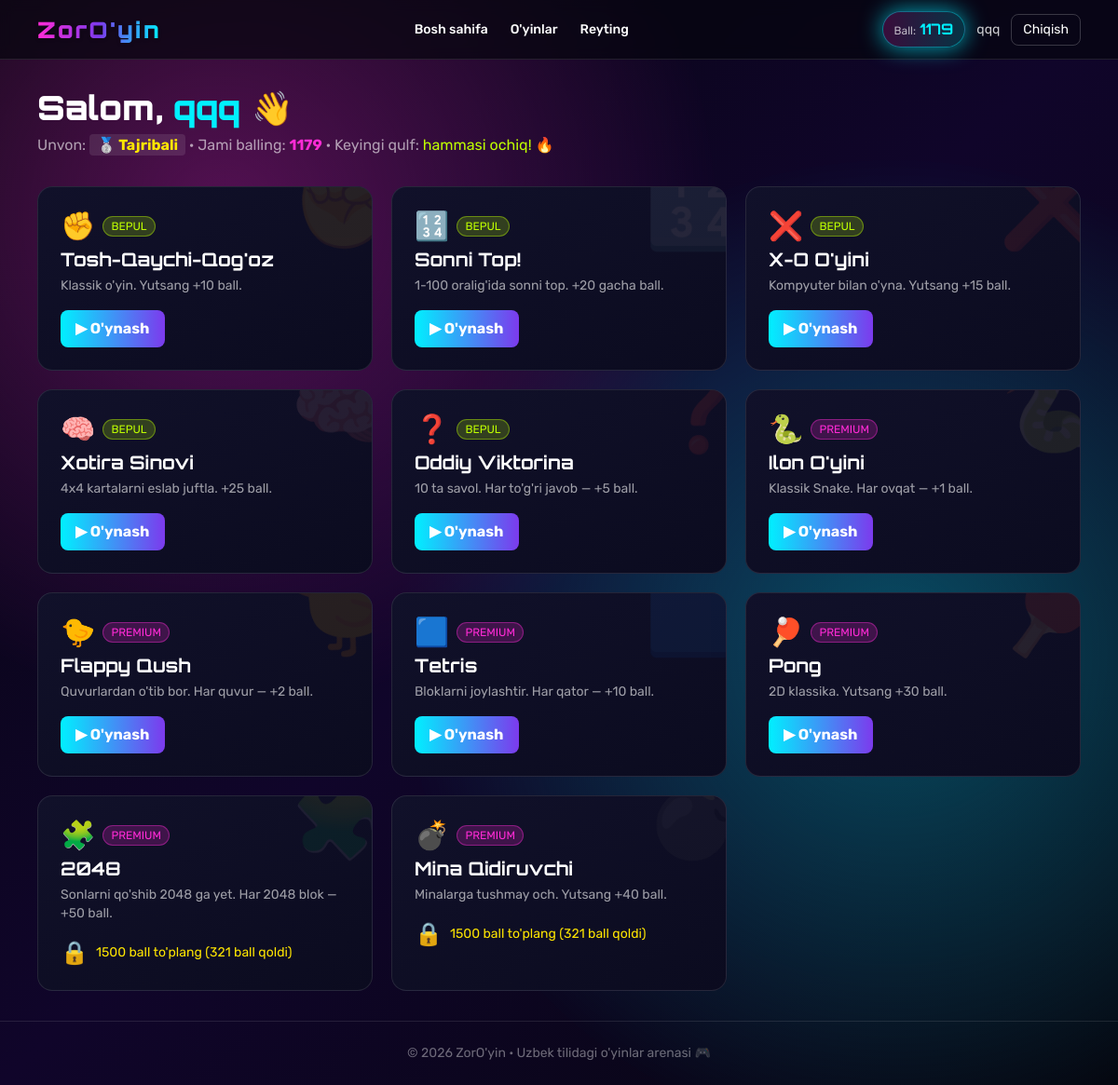
The app's page /dashboard (signed in) with its own data.
### app/models.py (models this page shows, shortened)
class User(UserMixin, db.Model):
    __tablename__ = "users"
    id = db.Column(db.Integer, primary_key=True)
    username = db.Column(db.String(64), unique=True, nullable=False, index=True)
    email = db.Column(db.String(120), unique=True, nullable=False, index=True)
    password_hash = db.Column(db.String(255), nullable=False)
    points = db.Column(db.Integer, default=0, nullable=False)
    created_at = db.Column(db.DateTime, default=datetime.utcnow)
    scores = db.relationship("Score", backref="user", lazy=True, cascade="all,delete-orphan")
    @property
    def rank_title(self):
        p = self.points
        if p >= 10000: return "🚀 ZorO'yin Afsonasi"
        if p >= 5000: return "👑 Chempion"
        if p >= 3000: return "💎 Master"
        if p >= 1500: return "🥇 Professional"
        if p >= 800: return "🥈 Tajribali"
        if p >= 300: return "🥉 Havaskor"
        return "🌱 Yangi o'yinchi"

### app/main/routes.py (the view)
@main_bp.route("/dashboard")
@login_required
def dashboard():
    games = [
        {"slug": "rps", "name": "Tosh-Qaychi-Qog'oz", "emoji": "✊", "free": True, "desc": "Klassik o'yin. Yutsang +10 ball."},
        {"slug": "guess", "name": "Sonni Top!", "emoji": "🔢", "free": True, "desc": "1-100 oralig'ida sonni top. +20 gacha ball."},
        {"slug": "tictactoe", "name": "X-O O'yini", "emoji": "❌", "free": True, "desc": "Kompyuter bilan o'yna. Yutsang +15 ball."},
        {"slug": "memory", "name": "Xotira Sinovi", "emoji": "🧠", "free": True, "desc": "4x4 kartalarni eslab juftla. +25 ball."},
        {"slug": "quiz", "name": "Oddiy Viktorina", "emoji": "❓", "free": True, "desc": "10 ta savol. Har to'g'ri javob — +5 ball."},
        {"slug": "snake", "name": "Ilon O'yini", "emoji": "🐍", "free": False, "unlock": 300, "desc": "Klassik Snake. Har ovqat — +1 ball."},
        {"slug": "flappy", "name": "Flappy Qush", "emoji": "🐤", "free": False, "unlock": 300, "desc": "Quvurlardan o'tib bor. Har quvur — +2 ball."},
        {"slug": "tetris", "name": "Tetris", "emoji": "🟦", "free": False, "unlock": 800, "desc": "Bloklarni joylashtir. Har qator — +10 ball."},
        {"slug": "pong", "name": "Pong", "emoji": "🏓", "free": False, "unlock": 800, "desc": "2D klassika. Yutsang +30 ball."},
        {"slug": "2048", "name": "2048", "emoji": "🧩", "free": False, "unlock": 1500, "desc": "Sonlarni qo'shib 2048 ga yet. Har 2048 blok — +50 ball."},
        {"slug": "minesweeper", "name": "Mina Qidiruvchi", "emoji": "💣", "free": False, "unlock": 1500, "desc": "Minalarga tushmay och. Yutsang +40 ball."},
    ]
    for g in games:
        g["unlocked"] = g["free"] or current_user.points >= g.get("unlock", 0)
    return render_template("dashboard.html", games=games)

### app/__init__.py (called while the page is built)
def create_app(config_class=Config):
    app = Flask(__name__)
    app.config.from_object(config_class)
    db.init_app(app)
    login_manager.init_app(app)
    from app.auth import auth_bp
    from app.main import main_bp
    from app.games import games_bp
    app.register_blueprint(auth_bp, url_prefix="/auth")
    app.register_blueprint(main_bp)
    app.register_blueprint(games_bp, url_prefix="/games")
    from app.models import User
    @login_manager.user_loader
    def load_user(uid):
        return User.query.get(int(uid))
    with app.app_context():
        db.create_all()
    return app

### app/templates/dashboard.html
{% extends "base.html" %}
{% block content %}
<div class="flex items-end justify-between flex-wrap gap-4 mb-8">
  <div>
    <h1 class="font-display text-4xl font-black">Salom, <span class="text-neon-cyan">{{ current_user.username }}</span> 👋</h1>
    <p class="text-white/60 mt-2">
      Unvon: <span class="text-neon-yellow font-bold bg-white/10 px-2 py-0.5 rounded">{{ current_user.rank_title }}</span> ·
      Jami balling: <span class="text-neon-pink font-bold">{{ current_user.points }}</span> · Keyingi qulf:
      {% if current_user.points < 300 %}<span class="text-neon-yellow">{{ 300-current_user.points }}</span> ball{% elif current_user.points < 800 %}<span class="text-neon-yellow">{{ 800-current_user.points }}</span> ball{% else %}<span class="text-neon-lime">hammasi ochiq! 🔥</span>{% endif %}
    </p>
  </div>
</div>
<div class="grid sm:grid-cols-2 lg:grid-cols-3 gap-5">
  {% for g in games %}
  <div class="relative group p-6 rounded-2xl bg-gradient-to-br from-bg-700 to-bg-800 border border-white/10 hover:border-neon-cyan/60 hover:shadow-glow transition overflow-hidden">
    <div class="absolute -right-8 -top-8 text-8xl opacity-10 group-hover:opacity-30 group-hover:rotate-12 transition">{{ g.emoji }}</div>
    <div class="relative">
      <div class="flex items-center gap-2 mb-1">
        <span class="text-3xl">{{ g.emoji }}</span>
        {% if g.free %}
          <span class="text-xs px-2 py-0.5 rounded-full bg-neon-lime/20 text-neon-lime border border-neon-lime/40">BEPUL</span>
        {% else %}
          <span class="text-xs px-2 py-0.5 rounded-full bg-neon-pink/20 text-neon-pink border border-neon-pink/40">PREMIUM</span>
        {% endif %}
      </div>
      <h3 class="font-display text-xl font-bold">{{ g.name }}</h3>
      <p class="text-sm text-white/60 mt-1 mb-4">{{ g.desc }}</p>
      {% if g.unlocked %}
        <a href="{{ url_for('games.play', slug=g.slug) }}" class="inline-block px-4 py-2 rounded-lg bg-gradient-to-r from-neon-cyan to-neon-purple font-bold hover:scale-105 transition">▶ O'ynash</a>
      {% else %}
        <div class="flex items-center gap-2 text-neon-yellow">
          <span class="text-2xl">🔒</span>
          <span class="text-sm">{{ g.unlock }} ball to'plang ({{ g.unlock - current_user.points }} ball qoldi)</span>
        </div>
      {% endif %}
    </div>
  </div>
  {% endfor %}
</div>
{% endblock %}

### app/templates/base.html (shortened to what this page needs)
<!DOCTYPE html>
<html lang="uz">
<head>
<script src="https://cdn.tailwindcss.com"></script>
<link rel="stylesheet" href="{{ url_for('static', filename='css/style.css') }}">
</head>
<body class="font-body bg-bg-900 text-white min-h-screen flex flex-col">
<div class="fixed inset-0 -z-10 bg-gradient-to-br from-bg-900 via-[#10052a] to-bg-900"></div>
<div class="fixed inset-0 -z-10 opacity-30 bg-[radial-gradient(circle_at_20%_20%,#ff2bd6_0%,transparent_40%),radial-gradient(circle_at_80%_60%,#00f0ff_0%,transparent_45%)]"></div>
<header class="border-b border-white/10 backdrop-blur sticky top-0 z-50 bg-bg-900/70">
  <div class="max-w-6xl mx-auto px-4 py-3 flex items-center justify-between gap-3">
    <a href="{{ url_for('main.index') }}" class="font-display font-black text-2xl tracking-widest bg-gradient-to-r from-neon-pink via-neon-purple to-neon-cyan bg-clip-text text-transparent drop-shadow">
    </a>
    <nav class="hidden md:flex gap-6 text-sm font-medium">
      <a href="{{ url_for('main.index') }}" class="hover:text-neon-cyan transition">Bosh sahifa</a>
      {% if current_user.is_authenticated %}
        <a href="{{ url_for('main.dashboard') }}" class="hover:text-neon-cyan transition">O'yinlar</a>
      {% endif %}
      <a href="{{ url_for('main.leaderboard') }}" class="hover:text-neon-cyan transition">Reyting</a>
    </nav>
    <div class="flex items-center gap-3">
      {% if current_user.is_authenticated %}
        <div class="px-3 py-1.5 rounded-full bg-gradient-to-r from-neon-pink/20 to-neon-cyan/20 border border-neon-cyan/40 shadow-cyan">
          <span class="text-xs text-white/70">Ball:</span>
          <span class="font-display font-bold text-neon-cyan">{{ current_user.points }}</span>
        </div>
        <span class="hidden sm:inline text-sm text-white/80">{{ current_user.username }}</span>
        <a href="{{ url_for('auth.logout') }}" class="text-sm px-3 py-1.5 rounded-lg border border-white/20 hover:border-neon-pink hover:text-neon-pink transition">Chiqish</a>
      {% else %}
        <a href="{{ url_for('auth.login') }}" class="text-sm hover:text-neon-cyan">Kirish</a>
        <a href="{{ url_for('auth.register') }}" class="text-sm px-3 py-1.5 rounded-lg bg-gradient-to-r from-neon-pink to-neon-purple shadow-pink hover:scale-105 transition">Ro'yxatdan o'tish</a>
      {% endif %}
    </div>
  </div>
</header>
<main class="flex-1 max-w-6xl w-full mx-auto px-4 py-8">
  {% block content %}{% endblock %}
</main>
<footer class="border-t border-white/10 py-6 text-center text-sm text-white/40">
  © 2026 ZorO'yin · Uzbek tilidagi o'yinlar arenasi 🎮
</footer>
</body>
</html>

### app/static/css/style.css (style rules this page uses)
body { -webkit-font-smoothing: antialiased; }

### records on screen
User: points "1179", username "qqq", rank_title "🥈 Tajribali", g.unlock-current_user.points "321" "321"

### other values on screen
{{ g.emoji }} "✊" "🔢" "❌" "🧠" "❓" "🐍" "🐤" "🟦" "🏓" "🧩" "💣"
{{ g.name }} "Tosh-Qaychi-Qog'oz" "Sonni Top!" "X-O O'yini" "Xotira Sinovi" "Oddiy Viktorina" "Ilon O'yini" "Flappy Qush" "Tetris" "Pong" "2048" "Mina Qidiruvchi"
{{ g.desc }} "Klassik o'yin. Yutsang +10 ball." "1-100 oralig'ida sonni top. +20 gacha ball." "Kompyuter bilan o'yna. Yutsang +15 ball." "4x4 kartalarni eslab juftla. +25 ball." "10 ta savol. Har to'g'ri javob — +5 ball." "Klassik Snake. Har ovqat — +1 ball." "Quvurlardan o'tib bor. Har quvur — +2 ball." "Bloklarni joylashtir. Har qator — +10 ball." "2D klassika. Yutsang +30 ball." "Sonlarni qo'shib 2048 ga yet. Har 2048 blok — +50 ball." "Minalarga tushmay och. Yutsang +40 ball."
{{ g.unlock }} "1500" "1500"
